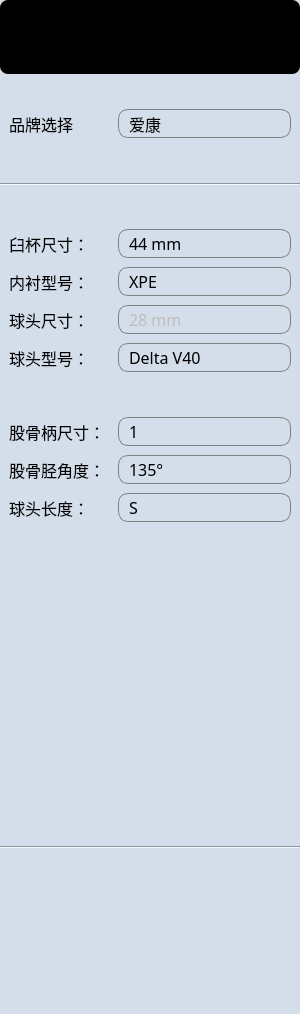
<?xml version="1.0" encoding="UTF-8"?>
<ui version="4.0">
 <class>QImplantPlanningControls</class>
 <widget class="QWidget" name="QImplantPlanningControls">
  <property name="geometry">
   <rect>
    <x>0</x>
    <y>0</y>
    <width>300</width>
    <height>1014</height>
   </rect>
  </property>
  <property name="sizePolicy">
   <sizepolicy hsizetype="Preferred" vsizetype="Preferred">
    <horstretch>0</horstretch>
    <verstretch>0</verstretch>
   </sizepolicy>
  </property>
  <property name="minimumSize">
   <size>
    <width>300</width>
    <height>0</height>
   </size>
  </property>
  <property name="maximumSize">
   <size>
    <width>300</width>
    <height>16777215</height>
   </size>
  </property>
  <property name="windowTitle">
   <string>硬件准备</string>
  </property>
  <property name="styleSheet">
   <string notr="true">background:#d4deea;</string>
  </property>
  <property name="currentIndex" stdset="0">
   <number>0</number>
  </property>
  <widget class="QWidget" name="widget" native="true">
   <property name="geometry">
    <rect>
     <x>0</x>
     <y>0</y>
     <width>300</width>
     <height>1014</height>
    </rect>
   </property>
   <property name="styleSheet">
    <string notr="true"/>
   </property>
   <layout class="QVBoxLayout" name="verticalLayout_4">
    <item>
     <widget class="QWidget" name="widget_2" native="true">
      <property name="sizePolicy">
       <sizepolicy hsizetype="Preferred" vsizetype="Minimum">
        <horstretch>0</horstretch>
        <verstretch>0</verstretch>
       </sizepolicy>
      </property>
      <property name="minimumSize">
       <size>
        <width>0</width>
        <height>74</height>
       </size>
      </property>
      <property name="maximumSize">
       <size>
        <width>16777215</width>
        <height>80</height>
       </size>
      </property>
      <property name="styleSheet">
       <string notr="true">border-radius: 8px;
background-color: rgb(0, 0, 0);
</string>
      </property>
      <layout class="QGridLayout" name="gridLayout_3"/>
     </widget>
    </item>
    <item>
     <spacer name="verticalSpacer_10">
      <property name="orientation">
       <enum>Qt::Vertical</enum>
      </property>
      <property name="sizeType">
       <enum>QSizePolicy::Fixed</enum>
      </property>
      <property name="sizeHint" stdset="0">
       <size>
        <width>20</width>
        <height>20</height>
       </size>
      </property>
     </spacer>
    </item>
    <item>
     <layout class="QHBoxLayout" name="horizontalLayout_3">
      <property name="spacing">
       <number>9</number>
      </property>
      <property name="leftMargin">
       <number>9</number>
      </property>
      <property name="topMargin">
       <number>9</number>
      </property>
      <property name="rightMargin">
       <number>9</number>
      </property>
      <property name="bottomMargin">
       <number>9</number>
      </property>
      <item>
       <widget class="QLabel" name="label_29">
        <property name="sizePolicy">
         <sizepolicy hsizetype="Fixed" vsizetype="Preferred">
          <horstretch>0</horstretch>
          <verstretch>0</verstretch>
         </sizepolicy>
        </property>
        <property name="minimumSize">
         <size>
          <width>100</width>
          <height>0</height>
         </size>
        </property>
        <property name="font">
         <font>
          <family>黑体</family>
          <pointsize>12</pointsize>
         </font>
        </property>
        <property name="styleSheet">
         <string notr="true"/>
        </property>
        <property name="text">
         <string>品牌选择</string>
        </property>
       </widget>
      </item>
      <item>
       <widget class="QComboBox" name="comboBox_ProsthesisType">
        <property name="sizePolicy">
         <sizepolicy hsizetype="Preferred" vsizetype="Preferred">
          <horstretch>80</horstretch>
          <verstretch>0</verstretch>
         </sizepolicy>
        </property>
        <property name="minimumSize">
         <size>
          <width>155</width>
          <height>0</height>
         </size>
        </property>
        <property name="font">
         <font>
          <family>黑体</family>
          <pointsize>12</pointsize>
          <weight>50</weight>
          <bold>false</bold>
         </font>
        </property>
        <property name="styleSheet">
         <string notr="true">QComboBox {
    border: 1px solid gray;
    border-radius: 10px;
    padding: 1px 2px 1px 10px; 
}
QComboBox::drop-down {
    subcontrol-origin: padding;
    subcontrol-position: top right; 
    border-left-width: 1px;
    border-left-color: darkgray;
}
QComboBox QAbstractItemView::item { min-height: 20px;}</string>
        </property>
        <item>
         <property name="text">
          <string>爱康</string>
         </property>
        </item>
        <item>
         <property name="text">
          <string>春立</string>
         </property>
        </item>
        <item>
         <property name="text">
          <string>迈瑞</string>
         </property>
        </item>
       </widget>
      </item>
     </layout>
    </item>
    <item>
     <spacer name="verticalSpacer">
      <property name="orientation">
       <enum>Qt::Vertical</enum>
      </property>
      <property name="sizeHint" stdset="0">
       <size>
        <width>20</width>
        <height>20</height>
       </size>
      </property>
     </spacer>
    </item>
    <item>
     <widget class="Line" name="line_5">
      <property name="minimumSize">
       <size>
        <width>0</width>
        <height>20</height>
       </size>
      </property>
      <property name="styleSheet">
       <string notr="true">border-image: url(:/org.mitk.lancet.implantplanning/image/fenge.png);
</string>
      </property>
      <property name="orientation">
       <enum>Qt::Horizontal</enum>
      </property>
     </widget>
    </item>
    <item>
     <spacer name="verticalSpacer_4">
      <property name="orientation">
       <enum>Qt::Vertical</enum>
      </property>
      <property name="sizeHint" stdset="0">
       <size>
        <width>20</width>
        <height>20</height>
       </size>
      </property>
     </spacer>
    </item>
    <item>
     <layout class="QFormLayout" name="formLayout_7">
      <property name="horizontalSpacing">
       <number>9</number>
      </property>
      <property name="verticalSpacing">
       <number>9</number>
      </property>
      <property name="leftMargin">
       <number>9</number>
      </property>
      <property name="topMargin">
       <number>9</number>
      </property>
      <property name="rightMargin">
       <number>9</number>
      </property>
      <property name="bottomMargin">
       <number>9</number>
      </property>
      <item row="0" column="0">
       <widget class="QLabel" name="label_23">
        <property name="sizePolicy">
         <sizepolicy hsizetype="Fixed" vsizetype="Preferred">
          <horstretch>0</horstretch>
          <verstretch>0</verstretch>
         </sizepolicy>
        </property>
        <property name="minimumSize">
         <size>
          <width>100</width>
          <height>0</height>
         </size>
        </property>
        <property name="font">
         <font>
          <family>黑体</family>
          <pointsize>12</pointsize>
         </font>
        </property>
        <property name="styleSheet">
         <string notr="true"/>
        </property>
        <property name="text">
         <string>臼杯尺寸：</string>
        </property>
       </widget>
      </item>
      <item row="0" column="1">
       <widget class="QComboBox" name="comboBox_PlanCupSize">
        <property name="sizePolicy">
         <sizepolicy hsizetype="Preferred" vsizetype="Fixed">
          <horstretch>0</horstretch>
          <verstretch>0</verstretch>
         </sizepolicy>
        </property>
        <property name="font">
         <font>
          <family>黑体</family>
          <pointsize>12</pointsize>
         </font>
        </property>
        <property name="styleSheet">
         <string notr="true">QComboBox {
    border: 1px solid gray;
    border-radius: 10px;
    padding: 1px 2px 1px 10px; 
}
QComboBox::drop-down {
    subcontrol-origin: padding;
    subcontrol-position: top right; 
    border-left-width: 1px;
    border-left-color: darkgray;
}
QComboBox::down-arrow {    
	image: url(:/org.mitk.lancet.implantplanning/login/down1.png);
}
QComboBox QAbstractItemView::item { 
	min-height: 20px; 
}
</string>
        </property>
        <property name="currentIndex">
         <number>0</number>
        </property>
        <item>
         <property name="text">
          <string>44 mm</string>
         </property>
        </item>
        <item>
         <property name="text">
          <string>46 mm</string>
         </property>
        </item>
        <item>
         <property name="text">
          <string>48 mm</string>
         </property>
        </item>
        <item>
         <property name="text">
          <string>50 mm</string>
         </property>
        </item>
        <item>
         <property name="text">
          <string>52 mm</string>
         </property>
        </item>
        <item>
         <property name="text">
          <string>54 mm</string>
         </property>
        </item>
        <item>
         <property name="text">
          <string>56 mm</string>
         </property>
        </item>
        <item>
         <property name="text">
          <string>58 mm</string>
         </property>
        </item>
        <item>
         <property name="text">
          <string>60 mm</string>
         </property>
        </item>
        <item>
         <property name="text">
          <string>62 mm</string>
         </property>
        </item>
       </widget>
      </item>
      <item row="1" column="0">
       <widget class="QLabel" name="label_24">
        <property name="sizePolicy">
         <sizepolicy hsizetype="Fixed" vsizetype="Preferred">
          <horstretch>0</horstretch>
          <verstretch>0</verstretch>
         </sizepolicy>
        </property>
        <property name="minimumSize">
         <size>
          <width>100</width>
          <height>0</height>
         </size>
        </property>
        <property name="font">
         <font>
          <family>黑体</family>
          <pointsize>12</pointsize>
         </font>
        </property>
        <property name="text">
         <string>内衬型号：</string>
        </property>
       </widget>
      </item>
      <item row="1" column="1">
       <widget class="QComboBox" name="comboBox_24">
        <property name="sizePolicy">
         <sizepolicy hsizetype="Preferred" vsizetype="Preferred">
          <horstretch>0</horstretch>
          <verstretch>0</verstretch>
         </sizepolicy>
        </property>
        <property name="font">
         <font>
          <family>黑体</family>
          <pointsize>12</pointsize>
         </font>
        </property>
        <property name="styleSheet">
         <string notr="true">QComboBox {
    border: 1px solid gray;
    border-radius: 10px;
    padding: 1px 2px 1px 10px; 
}
QComboBox::drop-down {
    subcontrol-origin: padding;
    subcontrol-position: top right; 
    border-left-width: 1px;
    border-left-color: darkgray;
}
QComboBox::down-arrow {    
	image: url(:/org.mitk.lancet.implantplanning/login/down1.png);
}
QComboBox QAbstractItemView::item { min-height: 50px;}</string>
        </property>
        <item>
         <property name="text">
          <string>XPE</string>
         </property>
        </item>
       </widget>
      </item>
      <item row="2" column="0">
       <widget class="QLabel" name="label_25">
        <property name="sizePolicy">
         <sizepolicy hsizetype="Fixed" vsizetype="Preferred">
          <horstretch>0</horstretch>
          <verstretch>0</verstretch>
         </sizepolicy>
        </property>
        <property name="minimumSize">
         <size>
          <width>100</width>
          <height>0</height>
         </size>
        </property>
        <property name="font">
         <font>
          <family>黑体</family>
          <pointsize>12</pointsize>
         </font>
        </property>
        <property name="text">
         <string>球头尺寸：</string>
        </property>
       </widget>
      </item>
      <item row="2" column="1">
       <widget class="QComboBox" name="comboBox_PlanHeadSize">
        <property name="enabled">
         <bool>false</bool>
        </property>
        <property name="sizePolicy">
         <sizepolicy hsizetype="Preferred" vsizetype="Fixed">
          <horstretch>0</horstretch>
          <verstretch>0</verstretch>
         </sizepolicy>
        </property>
        <property name="font">
         <font>
          <family>黑体</family>
          <pointsize>12</pointsize>
         </font>
        </property>
        <property name="styleSheet">
         <string notr="true">QComboBox {
    border: 1px solid gray;
    border-radius: 10px;
    padding: 1px 2px 1px 10px; 
}
QComboBox::drop-down {
    subcontrol-origin: padding;
    subcontrol-position: top right; 
    border-left-width: 1px;
    border-left-color: darkgray;
}
QComboBox::down-arrow {    
	image: url(:/org.mitk.lancet.implantplanning/login/down1.png);
}</string>
        </property>
        <item>
         <property name="text">
          <string>28 mm</string>
         </property>
        </item>
        <item>
         <property name="text">
          <string>32 mm</string>
         </property>
        </item>
        <item>
         <property name="text">
          <string>36 mm</string>
         </property>
        </item>
       </widget>
      </item>
      <item row="3" column="0">
       <widget class="QLabel" name="label_26">
        <property name="sizePolicy">
         <sizepolicy hsizetype="Fixed" vsizetype="Preferred">
          <horstretch>0</horstretch>
          <verstretch>0</verstretch>
         </sizepolicy>
        </property>
        <property name="minimumSize">
         <size>
          <width>100</width>
          <height>0</height>
         </size>
        </property>
        <property name="font">
         <font>
          <family>黑体</family>
          <pointsize>12</pointsize>
         </font>
        </property>
        <property name="text">
         <string>球头型号：</string>
        </property>
       </widget>
      </item>
      <item row="3" column="1">
       <widget class="QComboBox" name="comboBox_26">
        <property name="sizePolicy">
         <sizepolicy hsizetype="Preferred" vsizetype="Fixed">
          <horstretch>0</horstretch>
          <verstretch>0</verstretch>
         </sizepolicy>
        </property>
        <property name="font">
         <font>
          <family>黑体</family>
          <pointsize>12</pointsize>
         </font>
        </property>
        <property name="styleSheet">
         <string notr="true">QComboBox {
    border: 1px solid gray;
    border-radius: 10px;
    padding: 1px 2px 1px 10px; 
}
QComboBox::drop-down {
    subcontrol-origin: padding;
    subcontrol-position: top right; 
    border-left-width: 1px;
    border-left-color: darkgray;
}
QComboBox::down-arrow {    
	image: url(:/org.mitk.lancet.implantplanning/login/down1.png);
}</string>
        </property>
        <item>
         <property name="text">
          <string>Delta V40</string>
         </property>
        </item>
       </widget>
      </item>
     </layout>
    </item>
    <item>
     <spacer name="verticalSpacer_3">
      <property name="orientation">
       <enum>Qt::Vertical</enum>
      </property>
      <property name="sizeHint" stdset="0">
       <size>
        <width>20</width>
        <height>5</height>
       </size>
      </property>
     </spacer>
    </item>
    <item>
     <layout class="QFormLayout" name="formLayout_8">
      <property name="horizontalSpacing">
       <number>9</number>
      </property>
      <property name="verticalSpacing">
       <number>9</number>
      </property>
      <property name="leftMargin">
       <number>9</number>
      </property>
      <property name="topMargin">
       <number>9</number>
      </property>
      <property name="rightMargin">
       <number>9</number>
      </property>
      <property name="bottomMargin">
       <number>9</number>
      </property>
      <item row="0" column="0">
       <widget class="QLabel" name="label_9">
        <property name="sizePolicy">
         <sizepolicy hsizetype="Fixed" vsizetype="Preferred">
          <horstretch>0</horstretch>
          <verstretch>0</verstretch>
         </sizepolicy>
        </property>
        <property name="minimumSize">
         <size>
          <width>100</width>
          <height>0</height>
         </size>
        </property>
        <property name="font">
         <font>
          <family>黑体</family>
          <pointsize>12</pointsize>
         </font>
        </property>
        <property name="text">
         <string>股骨柄尺寸：</string>
        </property>
       </widget>
      </item>
      <item row="0" column="1">
       <widget class="QComboBox" name="comboBox_PlanFemoralSize">
        <property name="sizePolicy">
         <sizepolicy hsizetype="Preferred" vsizetype="Fixed">
          <horstretch>0</horstretch>
          <verstretch>0</verstretch>
         </sizepolicy>
        </property>
        <property name="font">
         <font>
          <family>黑体</family>
          <pointsize>12</pointsize>
         </font>
        </property>
        <property name="styleSheet">
         <string notr="true">QComboBox {
    border: 1px solid gray;
    border-radius: 10px;
    padding: 1px 2px 1px 10px; 
}
QComboBox::drop-down {
    subcontrol-origin: padding;
    subcontrol-position: top right; 
    border-left-width: 1px;
    border-left-color: darkgray;
}
QComboBox::down-arrow {    
	image: url(:/org.mitk.lancet.implantplanning/login/down1.png);
}
QComboBox QAbstractItemView::item { 
	min-height: 10px;
}

</string>
        </property>
        <property name="currentIndex">
         <number>0</number>
        </property>
        <item>
         <property name="text">
          <string>1</string>
         </property>
        </item>
        <item>
         <property name="text">
          <string>2</string>
         </property>
        </item>
        <item>
         <property name="text">
          <string>3</string>
         </property>
        </item>
        <item>
         <property name="text">
          <string>4</string>
         </property>
        </item>
        <item>
         <property name="text">
          <string>5</string>
         </property>
        </item>
        <item>
         <property name="text">
          <string>6</string>
         </property>
        </item>
        <item>
         <property name="text">
          <string>7</string>
         </property>
        </item>
        <item>
         <property name="text">
          <string>8</string>
         </property>
        </item>
        <item>
         <property name="text">
          <string>9</string>
         </property>
        </item>
        <item>
         <property name="text">
          <string>10</string>
         </property>
        </item>
        <item>
         <property name="text">
          <string>11</string>
         </property>
        </item>
       </widget>
      </item>
      <item row="1" column="0">
       <widget class="QLabel" name="label_27">
        <property name="sizePolicy">
         <sizepolicy hsizetype="Fixed" vsizetype="Preferred">
          <horstretch>0</horstretch>
          <verstretch>0</verstretch>
         </sizepolicy>
        </property>
        <property name="minimumSize">
         <size>
          <width>100</width>
          <height>0</height>
         </size>
        </property>
        <property name="font">
         <font>
          <family>黑体</family>
          <pointsize>12</pointsize>
         </font>
        </property>
        <property name="text">
         <string>股骨胫角度：</string>
        </property>
       </widget>
      </item>
      <item row="1" column="1">
       <widget class="QComboBox" name="comboBox_28">
        <property name="sizePolicy">
         <sizepolicy hsizetype="Preferred" vsizetype="Fixed">
          <horstretch>0</horstretch>
          <verstretch>0</verstretch>
         </sizepolicy>
        </property>
        <property name="font">
         <font>
          <family>黑体</family>
          <pointsize>12</pointsize>
         </font>
        </property>
        <property name="styleSheet">
         <string notr="true">QComboBox {
    border: 1px solid gray;
    border-radius: 10px;
    padding: 1px 2px 1px 10px; 
}
QComboBox::drop-down {
    subcontrol-origin: padding;
    subcontrol-position: top right; 
    border-left-width: 1px;
    border-left-color: darkgray;
}
QComboBox::down-arrow {    
	image: url(:/org.mitk.lancet.implantplanning/login/down1.png);
}</string>
        </property>
        <item>
         <property name="text">
          <string>135°</string>
         </property>
        </item>
       </widget>
      </item>
      <item row="2" column="0">
       <widget class="QLabel" name="label_28">
        <property name="sizePolicy">
         <sizepolicy hsizetype="Fixed" vsizetype="Preferred">
          <horstretch>0</horstretch>
          <verstretch>0</verstretch>
         </sizepolicy>
        </property>
        <property name="minimumSize">
         <size>
          <width>100</width>
          <height>0</height>
         </size>
        </property>
        <property name="font">
         <font>
          <family>黑体</family>
          <pointsize>12</pointsize>
         </font>
        </property>
        <property name="text">
         <string>球头长度：</string>
        </property>
       </widget>
      </item>
      <item row="2" column="1">
       <widget class="QComboBox" name="comboBox_PlanHeadLength">
        <property name="enabled">
         <bool>true</bool>
        </property>
        <property name="sizePolicy">
         <sizepolicy hsizetype="Preferred" vsizetype="Fixed">
          <horstretch>0</horstretch>
          <verstretch>0</verstretch>
         </sizepolicy>
        </property>
        <property name="font">
         <font>
          <family>黑体</family>
          <pointsize>12</pointsize>
         </font>
        </property>
        <property name="styleSheet">
         <string notr="true">QComboBox {
    border: 1px solid gray;
    border-radius: 10px;
    padding: 1px 2px 1px 10px; 
}
QComboBox::drop-down {
    subcontrol-origin: padding;
    subcontrol-position: top right; 
    border-left-width: 1px;
    border-left-color: darkgray;
}
QComboBox::down-arrow {    
	image: url(:/org.mitk.lancet.implantplanning/login/down1.png);
}
QComboBox QAbstractItemView::item { 
	min-height: 10px; 
}
</string>
        </property>
        <property name="editable">
         <bool>false</bool>
        </property>
        <item>
         <property name="text">
          <string>S</string>
         </property>
        </item>
        <item>
         <property name="text">
          <string>M</string>
         </property>
        </item>
        <item>
         <property name="text">
          <string>L</string>
         </property>
        </item>
        <item>
         <property name="text">
          <string>XL</string>
         </property>
        </item>
       </widget>
      </item>
     </layout>
    </item>
    <item>
     <spacer name="verticalSpacer_2">
      <property name="orientation">
       <enum>Qt::Vertical</enum>
      </property>
      <property name="sizeHint" stdset="0">
       <size>
        <width>20</width>
        <height>300</height>
       </size>
      </property>
     </spacer>
    </item>
    <item>
     <widget class="Line" name="line_8">
      <property name="minimumSize">
       <size>
        <width>0</width>
        <height>20</height>
       </size>
      </property>
      <property name="styleSheet">
       <string notr="true">border-image: url(:/org.mitk.lancet.implantplanning/image/fenge.png);
</string>
      </property>
      <property name="orientation">
       <enum>Qt::Horizontal</enum>
      </property>
     </widget>
    </item>
    <item>
     <widget class="QWidget" name="widgetInfo" native="true">
      <property name="minimumSize">
       <size>
        <width>0</width>
        <height>105</height>
       </size>
      </property>
      <property name="styleSheet">
       <string notr="true"/>
      </property>
      <widget class="QLabel" name="label">
       <property name="geometry">
        <rect>
         <x>2</x>
         <y>2</y>
         <width>54</width>
         <height>16</height>
        </rect>
       </property>
       <property name="font">
        <font>
         <family>黑体</family>
         <pointsize>12</pointsize>
        </font>
       </property>
       <property name="text">
        <string/>
       </property>
      </widget>
     </widget>
    </item>
    <item>
     <widget class="QWidget" name="widget_3" native="true">
      <property name="minimumSize">
       <size>
        <width>0</width>
        <height>40</height>
       </size>
      </property>
     </widget>
    </item>
   </layout>
  </widget>
 </widget>
 <resources>
  <include location="../../resources/resources.qrc"/>
 </resources>
 <connections/>
 <slots>
  <slot>on_HardWareWidget_currentChanged(int)</slot>
 </slots>
</ui>
